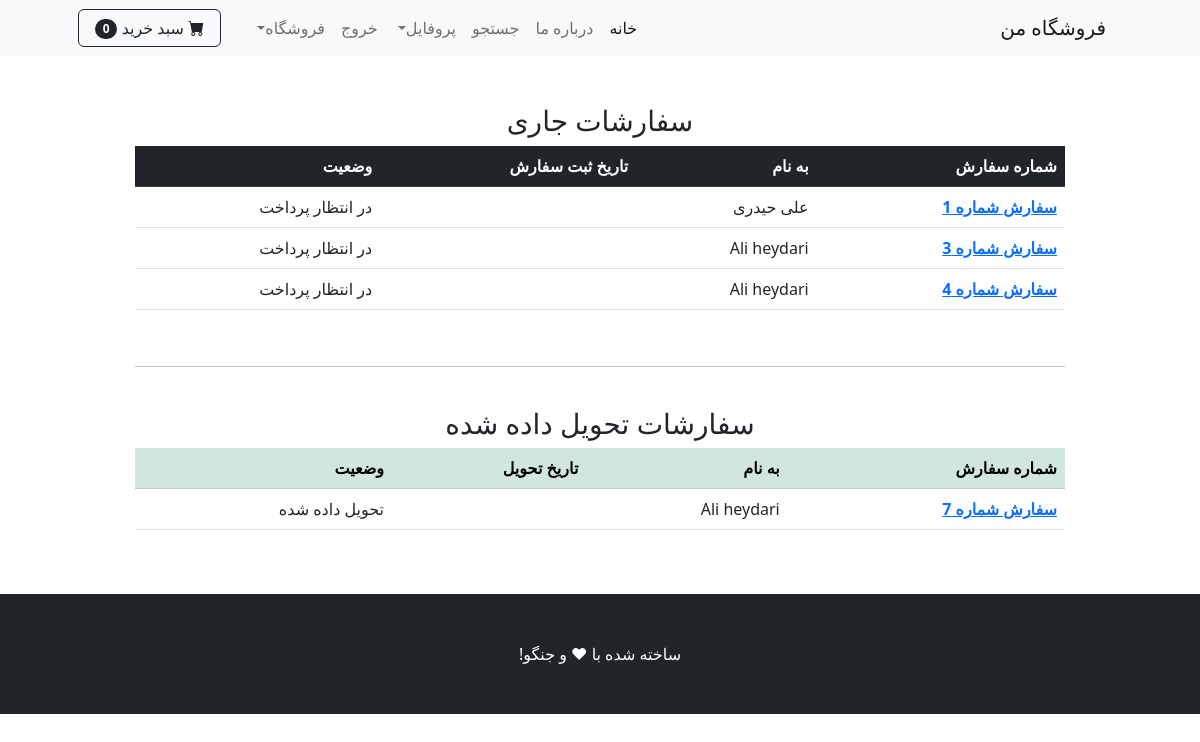
Screenshot of /orders/ (signed in) with the database file from the repository.
### payment/models.py (models this page shows, shortened)
class Order(models.Model):
    STATUS_ORDER = [
        ('Pending', 'در انتظار پرداخت'),
        ('Processing', 'در حال پردازش'),
        ('Shipped', 'ارسال شده به پست'),
        ('Delivered', 'تحویل داده شده')
    ]
    user = models.ForeignKey(User, on_delete=models.CASCADE, null=True, blank=True)
    full_name = models.CharField(max_length=250)
    email = models.EmailField(max_length=300)
    shipping_address = models.TextField(max_length=150000)
    amount_paid = models.DecimalField(decimal_places=0 , max_digits=12)
    date_ordered = jmodels.jDateTimeField(auto_now_add=True)
    status = models.CharField(max_length=50, choices=STATUS_ORDER, default='Pending')
    last_update = jmodels.jDateTimeField(auto_now=True)

### shop/views.py (the view)
# urls.py: path('orders/', views.user_orders, name="orders"),
def user_orders(request):
    if request.user.is_authenticated:
        delivered_orders = Order.objects.filter(user = request.user, status='Delivered')
        other_orders = Order.objects.filter(user = request.user).exclude(status='Delivered')
        context = {
            'delivered': delivered_orders,
            'other': other_orders
        }
        return render(request, 'orders.html', context)
    else:
        messages.success(request, 'دسترسی به این صفحه امکان پذیر نمیباشد')
        return redirect('home')

### cart/cart.py (called while the page is built)
    def __len__(self):
        return len(self.cart)

### cart/context_processors.py (called while the page is built)
def cart(request):
    return {'cart':Cart(request)}

### shop/templates/orders.html
{% extends 'base.html' %}
{% block content %}
<br><br>
<div class="container">
    <div class="row">
        <center>
            <div class="col-10">
                {% if other %}
                <h3>سفارشات جاری</h3>
                <table class="table">
                    <thead class="table-dark">
                      <tr>
                        <th scope="col">شماره سفارش</th>
                        <th scope="col">به نام</th>
                        <th scope="col">تاریخ ثبت سفارش</th>
                        <th scope="col">وضعیت</th>
                      </tr>
                    </thead>
                    <tbody>
                        {% for order in other %}
                      <tr>
                        <th scope="row"><a href="{% url 'order_details' order.id %}">سفارش شماره {{order.id}}</a></th>
                        <td>{{order.full_name}}</td>
                        <td>{{order.date_ordered|date:"Y-m-d H:i:s"}}</td>
                        <td>{{order.get_status_display}}</td>
                      </tr>
                      {% endfor %}
                    </tbody>
                </table>
                {% else %}
                سفارشی در جریان نیست!
                {% endif %}
                <br>
                <hr>
                <br>
                {% if delivered %}
                <h3>سفارشات تحویل داده شده</h3>
                <table class="table">
                    <thead class="table-success">
                      <tr>
                        <th scope="col">شماره سفارش</th>
                        <th scope="col">به نام</th>
                        <th scope="col">تاریخ تحویل</th>
                        <th scope="col">وضعیت</th>
                      </tr>
                    </thead>
                    <tbody>
                        {% for order in delivered %}
                      <tr>
                        <th scope="row"><a href="{% url 'order_details' order.id %}">سفارش شماره {{order.id}}</a></th>
                        <td>{{order.full_name}}</td>
                        <td>{{order.last_update|date:"Y-m-d H:i:s"}}</td>
                        <td>{{order.get_status_display}}</td>
                      </tr>
                      {% endfor %}
                    </tbody>
                </table>
                {% else %}
                سفارشی در کار نیست!
                {% endif %}
            </div>
        </center>
    </div>
</div>
<br><br>
{% endblock %}

### shop/templates/base.html (shortened to what this page needs)
{% load static %}
{% load humanize %}
<!DOCTYPE html>
<html lang="en">
    <head>
        <link href="https://cdn.jsdelivr.net/npm/bootstrap-icons@1.5.0/font/bootstrap-icons.css" rel="stylesheet" />
        <link href="{% static 'css/styles.css' %}" rel="stylesheet" />
    </head>
    <body dir="rtl">
        {% include 'navbar.html' %}
        {% block content %}
        {% endblock %}
        <footer class="py-5 bg-dark">
            <div class="container"><p class="m-0 text-center text-white">ساخته شده با &hearts; و جنگو!</p></div>
        </footer>
    </body>
</html>

### shop/templates/navbar.html (shortened to what this page needs)
<nav class="navbar navbar-expand-lg navbar-light bg-light">
    <div class="container px-4 px-lg-5">
        <a class="navbar-brand" href="{% url 'home' %}">فروشگاه من</a>
        <div class="collapse navbar-collapse" id="navbarSupportedContent">
            <ul class="navbar-nav me-auto mb-2 mb-lg-0 ms-lg-4">
                <li class="nav-item"><a class="nav-link active" aria-current="page" href="{% url 'home' %}">خانه</a></li>
                <li class="nav-item"><a class="nav-link" href="{% url 'about' %}">درباره ما</a></li>
                <li class="nav-item"><a class="nav-link" href="{% url 'search' %}">جستجو</a></li>
                {% if user.is_authenticated %}
                <li class="nav-item dropdown">
                    <a class="nav-link dropdown-toggle" id="navbarDropdown" href="{% url 'home' %}" role="button" data-bs-toggle="dropdown" aria-expanded="false">پروفایل</a>
                </li>
                <li class="nav-item"><a class="nav-link" href="{% url 'logout' %}">خروج</a></li>
                {% else %}
                <li class="nav-item"><a class="nav-link" href="{% url 'login' %}">وارد شدن</a></li>
                <li class="nav-item"><a class="nav-link" href="{% url 'signup' %}">ثبت نام</a></li>
                {% endif %}
                <li class="nav-item dropdown">
                    <a class="nav-link dropdown-toggle" id="navbarDropdown" href="{% url 'home' %}" role="button" data-bs-toggle="dropdown" aria-expanded="false">فروشگاه</a>
                </li>
            </ul>
            <form class="d-flex">
                <a href={% url 'cart_summary' %} class="btn btn-outline-dark">
                    <i class="bi-cart-fill me-1"></i>
                    سبد خرید
                    <span class="badge bg-dark text-white ms-1 rounded-pill" id="cart_quantity">{{ cart|length }}</span>
                </a>
            </form>
        </div>
    </div>
</nav>

### rows the page displays
Order: id "1", full_name "علی حیدری", status "در انتظار پرداخت"
Order: id "3", full_name "Ali heydari", status "در انتظار پرداخت"
Order: id "4", full_name "Ali heydari", status "در انتظار پرداخت"
Order: id "7", full_name "Ali heydari", status "تحویل داده شده"

### other values shown
{{ cart|length }} "0"
